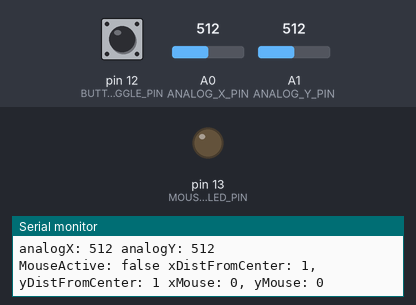
Bench run of a sketch on a simulated Arduino Leonardo, built with avr-gcc and run on an emulated ATmega32U4. On the bench: output pins drawn as LEDs (lit = HIGH), the last lines printed to the serial monitor. Inputs (shaded band) come from the test bench; at power-on: pin 12 (BUTTON_MOUSE_TOGGLE_PIN) HIGH, A0 (ANALOG_X_PIN) = 512, A1 (ANALOG_Y_PIN) = 512. USB keyboard and mouse output is not drawn.

Above: at 1.2 s.
1.3 s: pin 12 (BUTTON_MOUSE_TOGGLE_PIN) pulled LOW for 0.15 s
At 2.3 s:
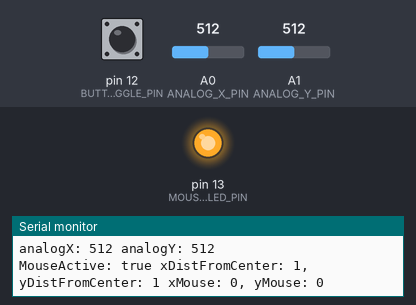
2.9 s: pin 12 (BUTTON_MOUSE_TOGGLE_PIN) pulled LOW for 1 s
At 3.7 s:
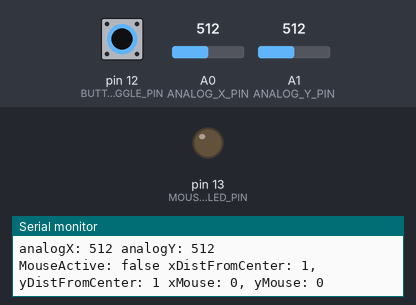
5.4 s: pin 12 (BUTTON_MOUSE_TOGGLE_PIN) pulled LOW for 3.2 s
At 6.6 s:
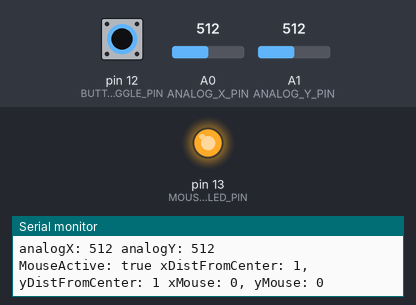
Timing chart, 0 to 8.4 s (numbered marks = the images above; inputs shaded):
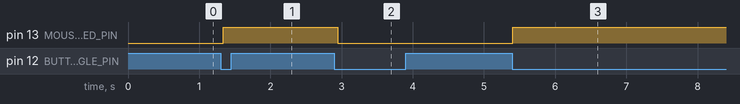

The sketch:

AnalogMouse.ino
```cpp
/* Converts analog input on A0 and A1 to control the x and y movements of the mouse
 * The mouse starts in off mode. You can enable it by pressing a toggle button hooked
 * up to pin 12 (with a pull-up configuration). When the mouse is turned on,
 * we also set pin 13 HIGH for feedback to the user.
 *
 * Run this sketch on your Arduino and then play around with the p5js drawing sketch:
 * https://editor.p5js.org/jonfroehlich/sketches/MSGdVYUle
 *
 * Or try out: https://jacksonpollock.org/
 *
 * This sketch will work with any 32u4- or SAMD-based boards like the Arduino
 * Leondardo, Esplora, Zero, Due, which can appear as a native mouse and/or keyboard
 * when connected to the computer via USB.
 *
 *
 * By Jon Froehlich
 * @jonfroehlich
 * http://makeabilitylab.io
 */
#include <Mouse.h> // https://www.arduino.cc/reference/en/language/functions/usb/mouse/

// Analog in pins
const int ANALOG_X_PIN = A0;
const int ANALOG_Y_PIN = A1;
const int MAX_ANALOG_VAL = 1023;
const int ANALOG_CENTER_VALUE = int(MAX_ANALOG_VAL / 2);
const int MOUSE_MOVEMENT_THRESHOLD = 10; // distance from rest position

// Sets the overall mouse sensitivity based on analog values
// a higher value will move the mouse more with
const int MAX_MOUSE_MOVE_VAL = 30;

// Digital I/O pins
const int BUTTON_MOUSE_TOGGLE_PIN = 12;
const int MOUSE_ON_LED_PIN = 13;

const boolean isDebugModeOn = true;

boolean isMouseActive = false;
int prevMouseToggleVal = HIGH;

void setup() {
  pinMode(BUTTON_MOUSE_TOGGLE_PIN, INPUT_PULLUP);
  pinMode(MOUSE_ON_LED_PIN, OUTPUT);

  // Turn on serial for debugging
  Serial.begin(9600);

  // Start with the mouse off
  activateMouse(false);
}

void activateMouse(boolean turnMouseOn){
  if(turnMouseOn){
    Serial.println("*** Activating mouse! ***");
    digitalWrite(MOUSE_ON_LED_PIN, HIGH);

    // Mouse.begin() must be called to start emulating a mouse
    // https://www.arduino.cc/reference/en/language/functions/usb/mouse/mousebegin/
    Mouse.begin();
  }else{
    Serial.println("*** Deactivating mouse! ***");
    digitalWrite(MOUSE_ON_LED_PIN, LOW);
    Mouse.end();
  }

  isMouseActive = turnMouseOn;
}

void loop() {

  // Check mouse toggle button. Activate/deactivate mouse accordingly
  int mouseToggleVal = digitalRead(BUTTON_MOUSE_TOGGLE_PIN);
  if(mouseToggleVal != prevMouseToggleVal){
    if(mouseToggleVal == LOW){ // button pressed
      activateMouse(!isMouseActive);
    }
  }
  prevMouseToggleVal = mouseToggleVal;

  // Move mouse based on analog input values on analog input
  int analogX = analogRead(ANALOG_X_PIN);
  int analogY = analogRead(ANALOG_Y_PIN);

  if(isDebugModeOn){
    Serial.println((String)"analogX: " + analogX + " analogY: " + analogY);
  }

  // There are many ways that you may want to convert the incoming
  // analog values to mouse movement. This is just one way
  int xDistFromCenter = analogX - ANALOG_CENTER_VALUE;
  int yDistFromCenter = analogY - ANALOG_CENTER_VALUE;
  int yMouse = 0, xMouse = 0;

  // Check the distance from the center position of the analog input
  // If it's beyond MOUSE_MOVEMENT_THRESHOLD, then calc mouse movement
  if(abs(xDistFromCenter) > MOUSE_MOVEMENT_THRESHOLD){
    xMouse = map(analogX, 0, MAX_ANALOG_VAL, -MAX_MOUSE_MOVE_VAL, MAX_MOUSE_MOVE_VAL);
  }

  if(abs(yDistFromCenter) > MOUSE_MOVEMENT_THRESHOLD){
    yMouse = map(analogY, 0, MAX_ANALOG_VAL, -MAX_MOUSE_MOVE_VAL, MAX_MOUSE_MOVE_VAL);
  }

  if(isDebugModeOn){
    // print values to serial if we are in debug mode
    Serial.print("MouseActive: ");
    isMouseActive ? Serial.print("true") : Serial.print("false");

    // Analog input distance from center
    Serial.print(" xDistFromCenter: ");
    Serial.print(xDistFromCenter);
    Serial.print(", yDistFromCenter: ");
    Serial.print(yDistFromCenter);

    // mouse movement
    Serial.print(" xMouse: ");
    Serial.print(xMouse);
    Serial.print(", yMouse: ");
    Serial.println(yMouse);
  }

  if(isMouseActive){
    // Mouse move is always relative
    Mouse.move(xMouse, yMouse, 0);
  }


  delay(50);
}
```

Measured:
- after the input at 1.3 s, pin 13 (MOUSE_ON_LED_PIN): LOW → HIGH at once
- after the input at 2.9 s, pin 13 (MOUSE_ON_LED_PIN): HIGH → LOW at once
- after the input at 5.4 s, pin 13 (MOUSE_ON_LED_PIN): LOW → HIGH at once
